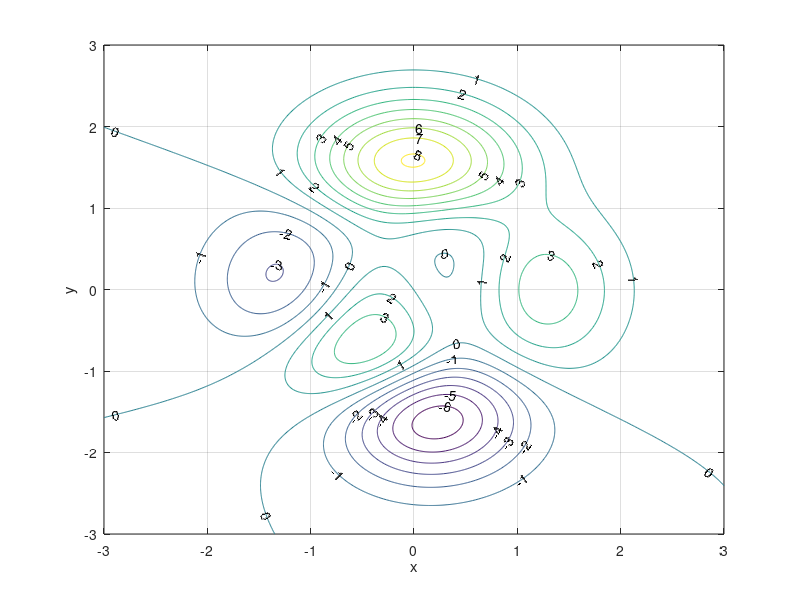

This figure's MATLAB source:
function [x,y,obj] = SimulatedAnnealing

x0 = 0;
y0 = 1;

    function f_xy = Q3f(x,y)
        f_xy = 3*(1-x)^2*exp(-x^2 - (y+1)^2) - 10*(x/5 - x^3 - y^5)*exp(-x^2 - y^2) - exp(-(x+1)^2 - y^2)/3;
    end

    function p = Q3p(T_k,z,x)
        p = min(1,exp(-(z - x)/T_k));
    end


x = x0;
y = y0;
k = 0;

while k < 200
    
    T_k = 1000/(10^k);
    k = k+1;
    x_old = x;
    y_old = y;
    
    delta_x = -1+2*rand(1);
    delta_y = -1+2*rand(1);

    z_x = x + delta_x;
    z_y = y + delta_y;
    r = rand(1);
    
    Q3f(z_x,z_y);
    Q3f(x,y);

    if r <= Q3p(T_k,Q3f(z_x,z_y),Q3f(x,y))
        x = z_x;
        y = z_y;
    end

    if abs(Q3f(x,y)-Q3f(x_old,y_old)) <0.01 && x ~= x_old && y~=y_old
        break
    end

end

obj = Q3f(x,y);

f_xy = zeros(601,601);
[plotx,ploty] = meshgrid(-3:0.01:3);
for i = 1:601
    for j = 1:601
        f_xy(i,j) = Q3f(plotx(i,j),ploty(i,j));
    end
end
[C,h] = contour(plotx,ploty,f_xy,-7:1:8);
clabel(C,h)
zlabel('f(x, y)')
xlabel('x')
ylabel('y')
grid on
hold on

end